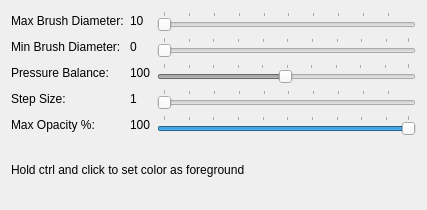
<ui version="4.0" >
 <class>PencilOptionsWidget</class>
 <widget class="QWidget" name="PencilOptionsWidget" >
  <property name="geometry" >
   <rect>
    <x>0</x>
    <y>0</y>
    <width>427</width>
    <height>210</height>
   </rect>
  </property>
  <property name="windowTitle" >
   <string>Form</string>
  </property>
  <layout class="QVBoxLayout" >
   <item>
    <layout class="QGridLayout" >
     <item row="0" column="0" >
      <widget class="QLabel" name="label" >
       <property name="text" >
        <string>Max Brush Diameter:</string>
       </property>
      </widget>
     </item>
     <item row="0" column="1" >
      <widget class="QLabel" name="brushradiusdisplay" >
       <property name="text" >
        <string>10</string>
       </property>
      </widget>
     </item>
     <item row="0" column="2" >
      <widget class="QSlider" name="brushdiameter" >
       <property name="minimum" >
        <number>1</number>
       </property>
       <property name="singleStep" >
        <number>2</number>
       </property>
       <property name="orientation" >
        <enum>Qt::Horizontal</enum>
       </property>
       <property name="tickPosition" >
        <enum>QSlider::TicksAbove</enum>
       </property>
      </widget>
     </item>
     <item row="1" column="0" >
      <widget class="QLabel" name="label_5" >
       <property name="text" >
        <string>Min Brush Diameter:</string>
       </property>
      </widget>
     </item>
     <item row="1" column="1" >
      <widget class="QLabel" name="minbrushradiusdisplay" >
       <property name="text" >
        <string>0</string>
       </property>
      </widget>
     </item>
     <item row="1" column="2" >
      <widget class="QSlider" name="horizontalSlider" >
       <property name="enabled" >
        <bool>false</bool>
       </property>
       <property name="orientation" >
        <enum>Qt::Horizontal</enum>
       </property>
       <property name="tickPosition" >
        <enum>QSlider::TicksAbove</enum>
       </property>
      </widget>
     </item>
     <item row="2" column="0" >
      <widget class="QLabel" name="label_2" >
       <property name="text" >
        <string>Pressure Balance:</string>
       </property>
      </widget>
     </item>
     <item row="2" column="1" >
      <widget class="QLabel" name="pressurebalancedisplay" >
       <property name="text" >
        <string>100</string>
       </property>
      </widget>
     </item>
     <item row="2" column="2" >
      <widget class="QSlider" name="pressurebalance" >
       <property name="enabled" >
        <bool>false</bool>
       </property>
       <property name="minimum" >
        <number>1</number>
       </property>
       <property name="maximum" >
        <number>200</number>
       </property>
       <property name="value" >
        <number>100</number>
       </property>
       <property name="orientation" >
        <enum>Qt::Horizontal</enum>
       </property>
       <property name="tickPosition" >
        <enum>QSlider::TicksAbove</enum>
       </property>
       <property name="tickInterval" >
        <number>20</number>
       </property>
      </widget>
     </item>
     <item row="3" column="0" >
      <widget class="QLabel" name="label_3" >
       <property name="text" >
        <string>Step Size:</string>
       </property>
      </widget>
     </item>
     <item row="3" column="1" >
      <widget class="QLabel" name="stepsizedisplay" >
       <property name="text" >
        <string>1</string>
       </property>
      </widget>
     </item>
     <item row="3" column="2" >
      <widget class="QSlider" name="stepsize" >
       <property name="minimum" >
        <number>1</number>
       </property>
       <property name="orientation" >
        <enum>Qt::Horizontal</enum>
       </property>
       <property name="tickPosition" >
        <enum>QSlider::TicksAbove</enum>
       </property>
      </widget>
     </item>
     <item row="4" column="1" >
      <widget class="QLabel" name="opacitydisplay" >
       <property name="text" >
        <string>100</string>
       </property>
      </widget>
     </item>
     <item row="4" column="2" >
      <widget class="QSlider" name="opacity" >
       <property name="minimum" >
        <number>1</number>
       </property>
       <property name="maximum" >
        <number>100</number>
       </property>
       <property name="sliderPosition" >
        <number>100</number>
       </property>
       <property name="orientation" >
        <enum>Qt::Horizontal</enum>
       </property>
       <property name="tickPosition" >
        <enum>QSlider::TicksAbove</enum>
       </property>
      </widget>
     </item>
     <item row="4" column="0" >
      <widget class="QLabel" name="label_6" >
       <property name="text" >
        <string>Max Opacity %:</string>
       </property>
      </widget>
     </item>
    </layout>
   </item>
   <item>
    <widget class="QLabel" name="label_4" >
     <property name="text" >
      <string>Hold ctrl and click to set color as foreground</string>
     </property>
    </widget>
   </item>
  </layout>
 </widget>
 <resources/>
 <connections>
  <connection>
   <sender>brushdiameter</sender>
   <signal>valueChanged(int)</signal>
   <receiver>brushradiusdisplay</receiver>
   <slot>setNum(int)</slot>
   <hints>
    <hint type="sourcelabel" >
     <x>281</x>
     <y>21</y>
    </hint>
    <hint type="destinationlabel" >
     <x>195</x>
     <y>21</y>
    </hint>
   </hints>
  </connection>
  <connection>
   <sender>stepsize</sender>
   <signal>valueChanged(int)</signal>
   <receiver>stepsizedisplay</receiver>
   <slot>setNum(int)</slot>
   <hints>
    <hint type="sourcelabel" >
     <x>281</x>
     <y>117</y>
    </hint>
    <hint type="destinationlabel" >
     <x>195</x>
     <y>117</y>
    </hint>
   </hints>
  </connection>
  <connection>
   <sender>opacity</sender>
   <signal>valueChanged(int)</signal>
   <receiver>opacitydisplay</receiver>
   <slot>setNum(int)</slot>
   <hints>
    <hint type="sourcelabel" >
     <x>317</x>
     <y>154</y>
    </hint>
    <hint type="destinationlabel" >
     <x>198</x>
     <y>154</y>
    </hint>
   </hints>
  </connection>
 </connections>
</ui>
